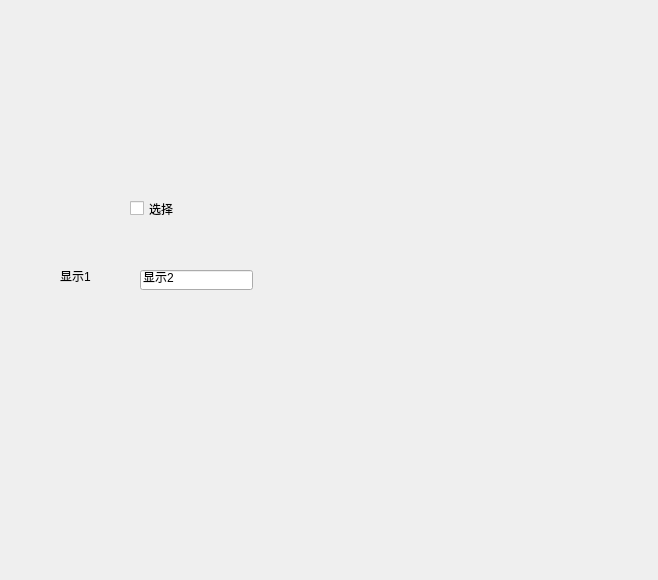
<?xml version="1.0" encoding="UTF-8"?>
<ui version="4.0">
 <class>Form</class>
 <widget class="QWidget" name="Form">
  <property name="geometry">
   <rect>
    <x>0</x>
    <y>0</y>
    <width>658</width>
    <height>580</height>
   </rect>
  </property>
  <property name="windowTitle">
   <string>Form</string>
  </property>
  <widget class="QCheckBox" name="checkBox">
   <property name="geometry">
    <rect>
     <x>130</x>
     <y>200</y>
     <width>72</width>
     <height>17</height>
    </rect>
   </property>
   <property name="text">
    <string>选择</string>
   </property>
  </widget>
  <widget class="QLabel" name="label">
   <property name="geometry">
    <rect>
     <x>60</x>
     <y>270</y>
     <width>54</width>
     <height>12</height>
    </rect>
   </property>
   <property name="text">
    <string>显示1</string>
   </property>
  </widget>
  <widget class="QLineEdit" name="lineEdit">
   <property name="geometry">
    <rect>
     <x>140</x>
     <y>270</y>
     <width>113</width>
     <height>20</height>
    </rect>
   </property>
   <property name="text">
    <string>显示2</string>
   </property>
  </widget>
 </widget>
 <resources/>
 <connections>
  <connection>
   <sender>checkBox</sender>
   <signal>clicked(bool)</signal>
   <receiver>label</receiver>
   <slot>setVisible(bool)</slot>
   <hints>
    <hint type="sourcelabel">
     <x>136</x>
     <y>211</y>
    </hint>
    <hint type="destinationlabel">
     <x>62</x>
     <y>272</y>
    </hint>
   </hints>
  </connection>
  <connection>
   <sender>checkBox</sender>
   <signal>clicked(bool)</signal>
   <receiver>lineEdit</receiver>
   <slot>setEnabled(bool)</slot>
   <hints>
    <hint type="sourcelabel">
     <x>170</x>
     <y>214</y>
    </hint>
    <hint type="destinationlabel">
     <x>199</x>
     <y>280</y>
    </hint>
   </hints>
  </connection>
 </connections>
</ui>
